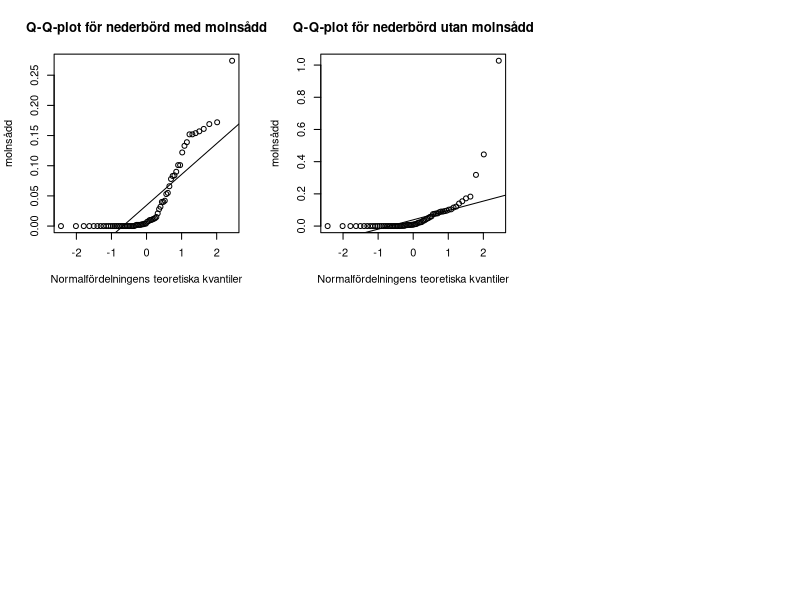
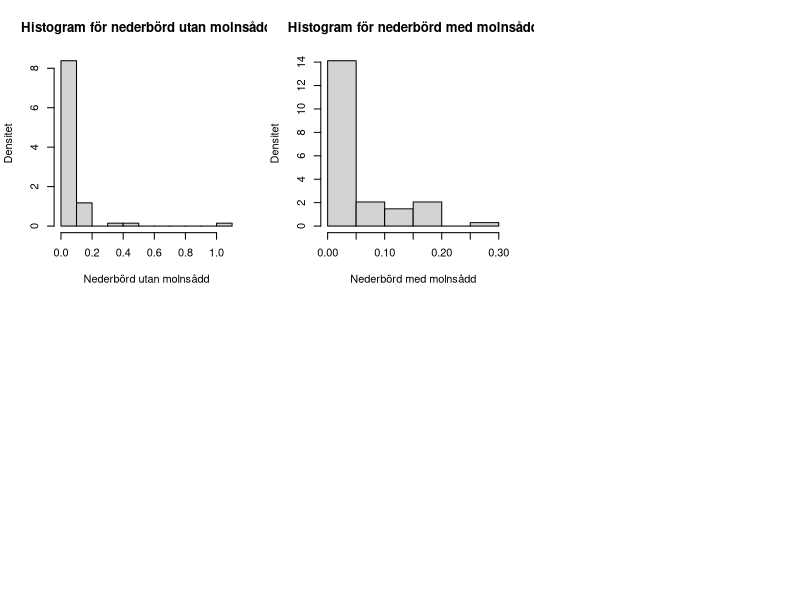
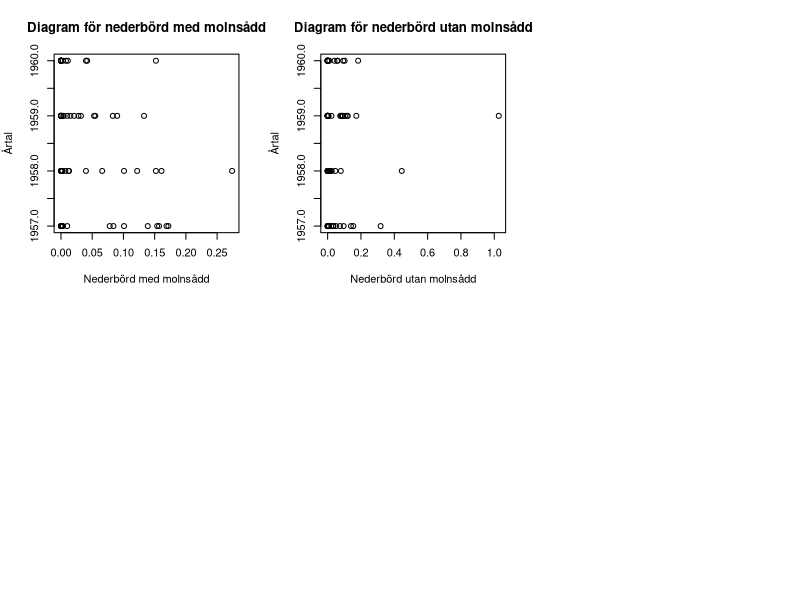
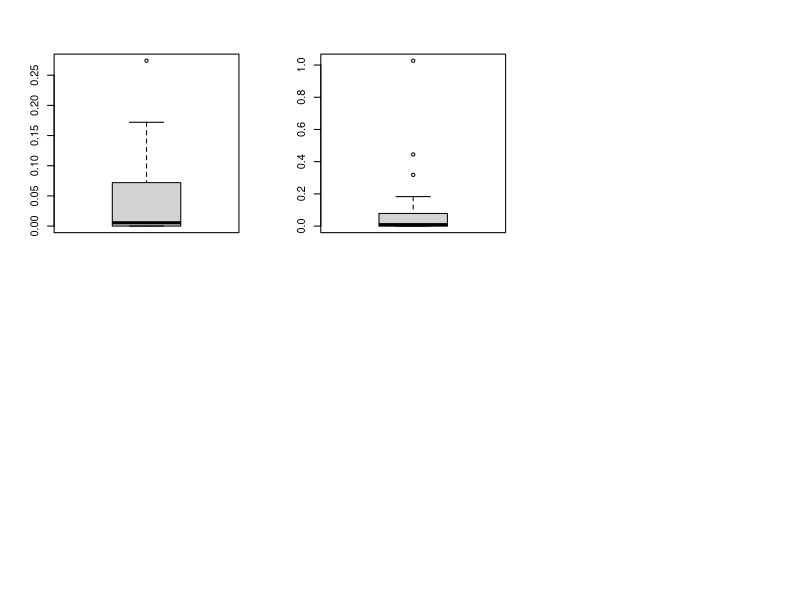
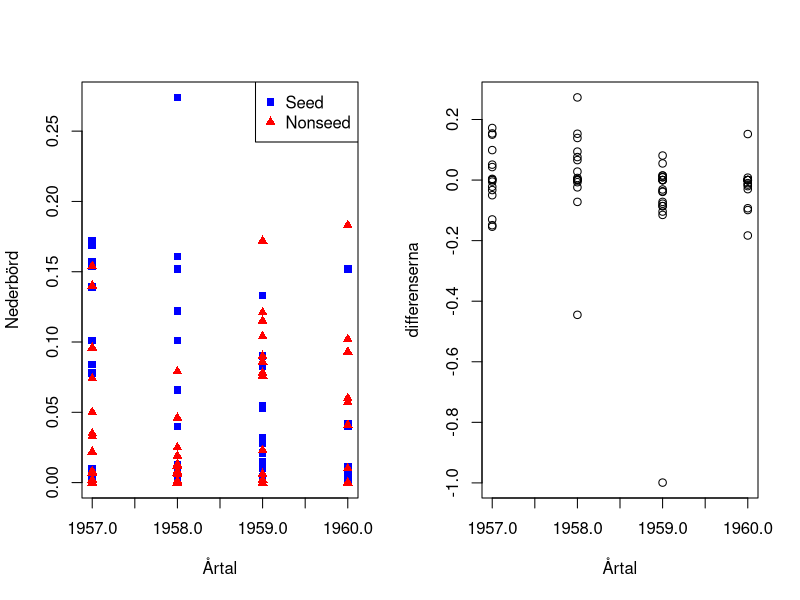
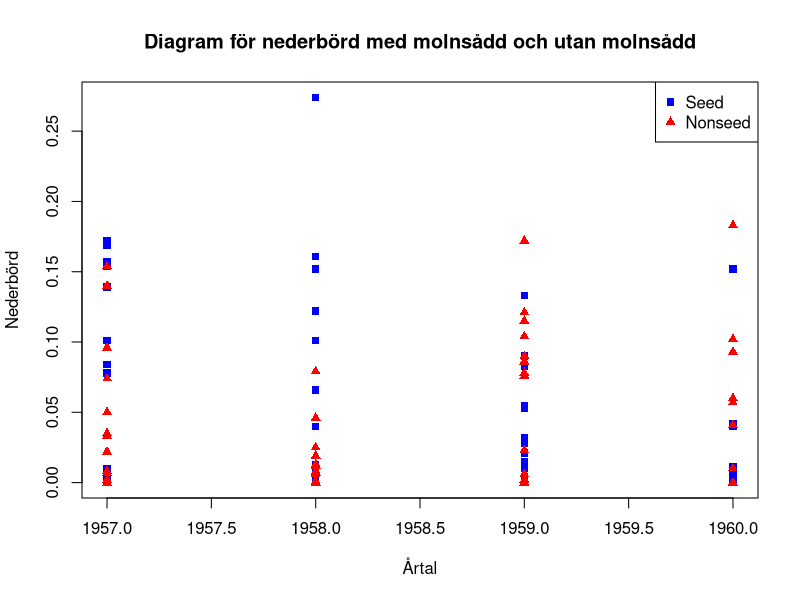
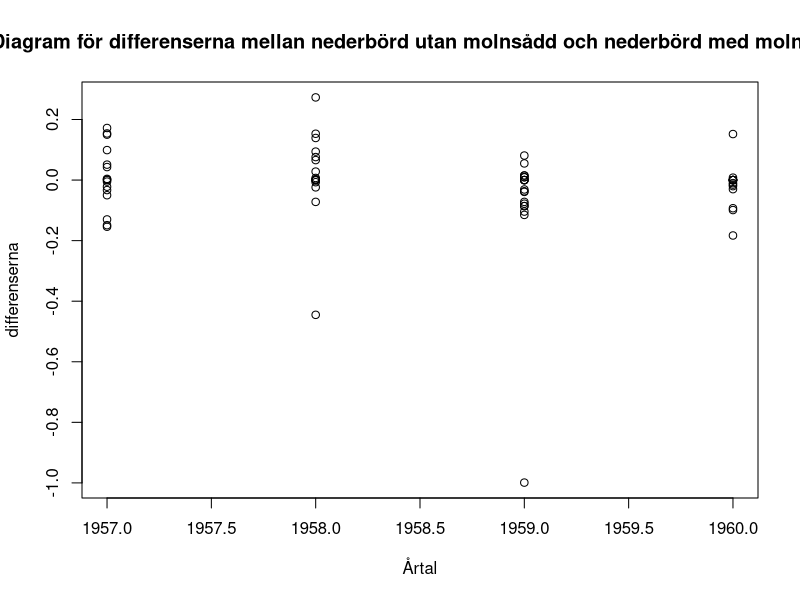
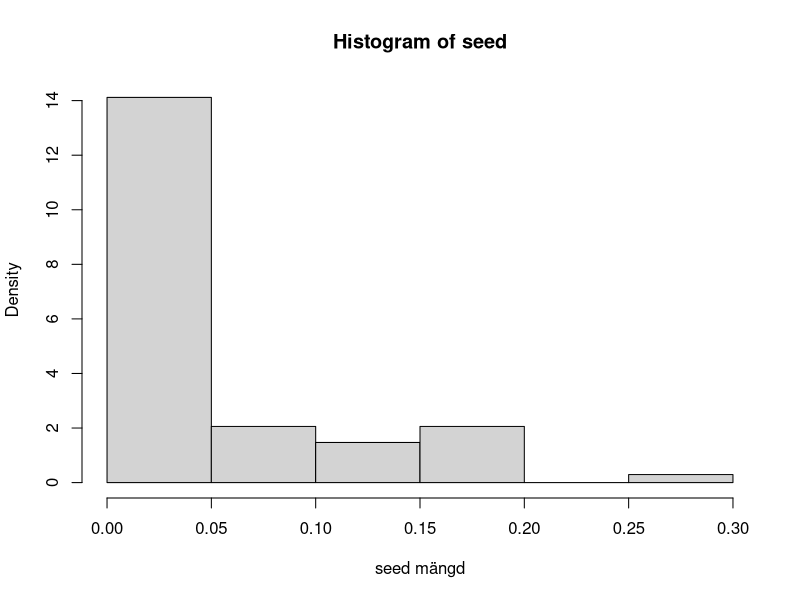

Generate these figures, in order, with R:
## ---- chunk 1
z <- 1.72 # observerat värde på teststatistika
2 * (1- pnorm(z)) #p-värde för tvåsidigt test
1 - pnorm(z) # p-värde för ensidigt test

## ---- chunk 2
t.test(1:10, alternative = "greater", mu = 4.5, conf.level = 0.9) #p-värde för nollhypotesen är 16,18%
t.test(1:10, alternative = "less", mu = 4.5, conf.level = 0.9) #p-värde för nollhypotesen är 83,82%
t.test(1:10, alternative = "two.sided", mu = 4.5, conf.level = 0.9) #p-värde för nollhypotesen är 32,35%
## ---- chunk 3
#t.test(1:10, 1:10, alternative = "greater", mu = 4.5, conf.level = 0.9)

## ---- chunk 4
x <- rnorm(100,0,0)
y <- rnorm(100,0,0)
t.test(1:10, 1:20, alternative = "greater", mu = 0, conf.level = 0.9) #p-värde för nollhypotesen är 99,76%
t.test(1:10, 1:20, alternative = "greater", mu = 0, var.equal = TRUE, conf.level = 0.9) #p-värde för nollhypotesen med Welch–Satterthwaites metod är 99,07%

## ---- chunk 5
x = 1:10
y = 1:20
d <- x - y
t.test(d, alternative = "greater", mu = 0, conf.level = 0.9) #p-värde för nollhypotesen för parvist beroende stickprov är 99,98%
#t.test(1:10, 1:10, alternative = "greater", mu = 0, paired = TRUE, conf.level = 0.9)
## ---- chunk 6
#set.seed(17761122)
#x <- rnorm(1000,0,6)
wilcox.test(rnorm(10),rnorm(10,2), alternative = "greater", mu = 0, conf.int = TRUE, conf.level = 0.9, exact = FALSE) #p-värde med Wilcoxons teckenrangtest är 99,99%
## ---- chunk 7
x <- c(1,2,3,4,5,6)
y <- c(2,4,6,8,10,12)
wilcox.test(x,y, alternative = "greater", mu = 4.5, conf.level = 0.9) # p-värde är 1
## ---- chunk 8
arizona <- read.csv("arizona.csv", header = FALSE) #Yinyi testa använda denna istället
#arizona <- read.csv("E:\\matematik\\MT4001\\labb\\homework1\\arizona.csv", header = FALSE)
year <- arizona$V1
seed <- arizona$V2
nonseed <- arizona$V3
old_par <- par(mfrow = c(2,3))
qqnorm(seed,main = 'Q-Q-plot för nederbörd med molnsådd', ylab= 'Nederbörd med
molnsådd', xlab= 'Normalfördelningens teoretiska kvantiler')
qqline(seed)
qqnorm(nonseed,main = 'Q-Q-plot för nederbörd utan molnsådd', ylab= 'Nederbörd utan
molnsådd', xlab= 'Normalfördelningens teoretiska kvantiler')
qqline(nonseed)
par(old_par)
old_par <- par(mfrow = c(2,3))
hist(nonseed,prob = TRUE, main = 'Histogram för nederbörd utan molnsådd', ylab =
       'Densitet', xlab = 'Nederbörd utan molnsådd')
hist(seed,prob = TRUE, main = 'Histogram för nederbörd med molnsådd', ylab =
       'Densitet', xlab = 'Nederbörd med molnsådd')
par(old_par)
old_par <- par(mfrow = c(2,3))
plot(seed,year,main = 'Diagram för nederbörd med molnsådd', xlab= '
Nederbörd med molnsådd', ylab = 'Årtal')
plot(nonseed,year,main = 'Diagram för nederbörd utan molnsådd', xlab= '
Nederbörd utan molnsådd', ylab = 'Årtal')
par(old_par)
old_par <- par(mfrow = c(2,3))
boxplot(seed)
boxplot(nonseed)
par(old_par)
## ---- chunk 9
differ <- seed-nonseed
old_par <- par(mfrow = c(1,2))
plot(year,seed, xlab= '
Årtal', ylab = 'Nederbörd',
pch = 15,
col ="blue")
points(year,nonseed,
       pch = 17,  # Solid triangles
       col = "red")
legend("topright", 
       legend = c("Seed", "Nonseed"), 
       pch = c(15, 17),  # Shapes corresponding to seed and nonseed
       col = c("blue", "red"))  # Colors corresponding to seed and nonseed
plot(year,differ, ylab= 'differenserna', xlab = 'Årtal')
par(old_par)
## ---- chunk 10
plot(year, seed, 
     main = 'Diagram för nederbörd med molnsådd och utan molnsådd', 
     xlab = 'Årtal', 
     ylab = 'Nederbörd', 
     pch = 15,  # Solid squares for seed
     col = "blue")
points(year, nonseed, 
       pch = 17,  # Solid triangles for nonseed
       col = "red")

# Add a legend
legend("topright", 
       legend = c("Seed", "Nonseed"), 
       pch = c(15, 17),  # Shapes corresponding to seed and nonseed
       col = c("blue", "red"))  # Colors corresponding to seed and nonseed
## ---- chunk 11
plot(year,differ,main = 'Diagram för differenserna mellan nederbörd utan molnsådd och nederbörd med molnsådd', ylab= 'differenserna', xlab = 'Årtal')
## ---- chunk 12
hist(seed,probability = TRUE, 
     xlab = "seed mängd")
## ---- chunk 13
qqnorm(seed)
qqline(seed)
## ---- chunk 14
hist(seed,probability = TRUE, 
     xlab = "Nonseed mängd")
## ---- chunk 15
qqnorm(nonseed)
qqline(nonseed)
## ---- chunk 16
wilcox.test(seed,nonseed, alternative = "greater", mu = 0, conf.level = 0.95)
## ---- chunk 17
wilcox.test(differ, alternative = "greater", mu = 0, conf.level = 0.95)
## ---- chunk 18
oregon <- read.csv("oregon.csv", header = FALSE) #Yinyi testa använda denna istället
#oregon <- read.csv("E:\\matematik\\MT4001\\labb\\homework1\\oregon.csv", header = FALSE)
trial <- oregon$V1
typ1 <- oregon$V2
typ2 <- oregon$V3
## ---- chunk 19
nonseed1 <- typ1[trial == 1]
seed1 <- typ1[trial == 2]
nonseed2 <- typ2[trial == 1]
seed2 <- typ2[trial == 2]
